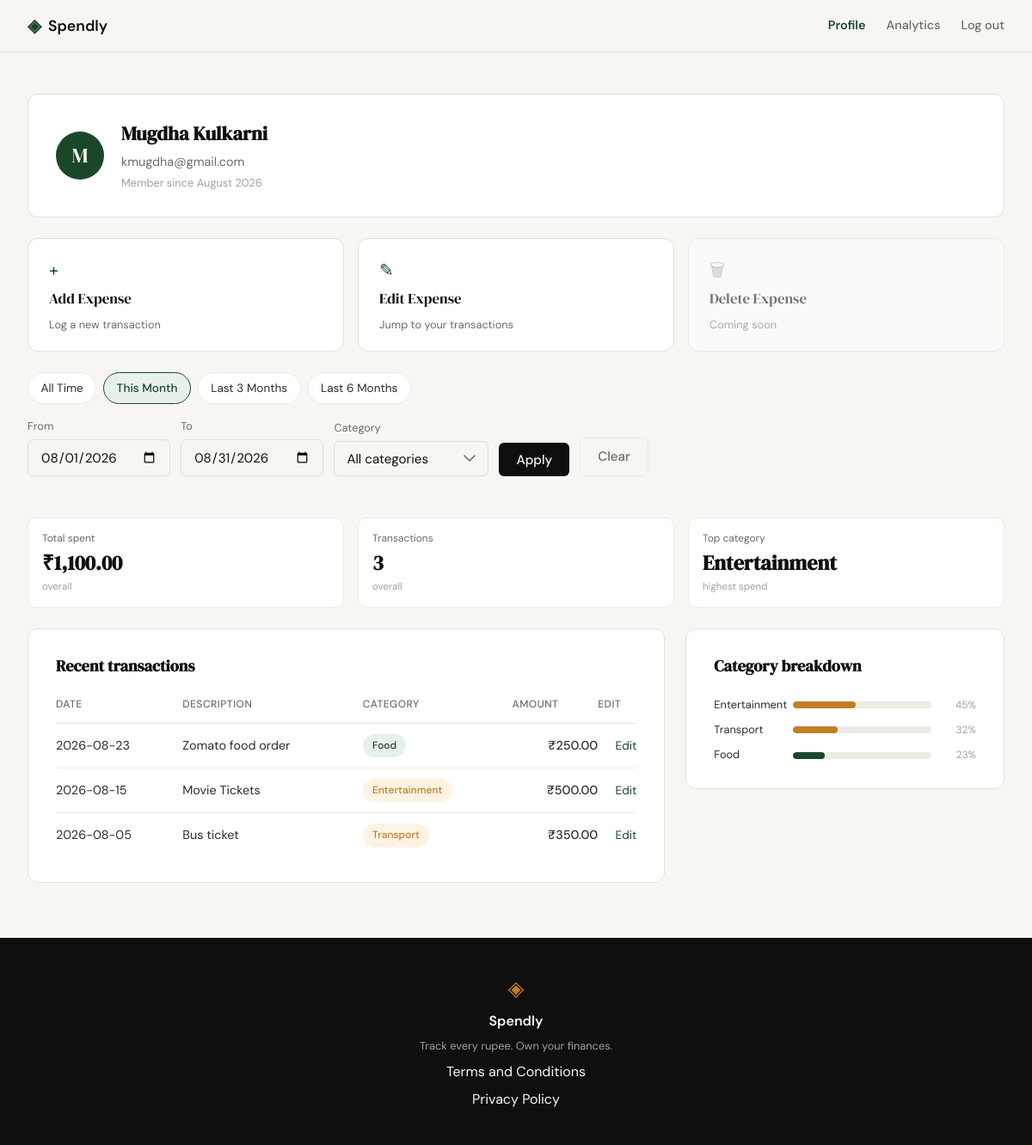
The app's page /profile?date_from=2026-08-01&date_to=2026-08-31 (signed in) with its own data.
### tables this page shows
CREATE TABLE users (
            id            INTEGER PRIMARY KEY AUTOINCREMENT,
            name          TEXT    NOT NULL,
            email         TEXT    NOT NULL UNIQUE,
            password_hash TEXT    NOT NULL,
            created_at    TEXT    DEFAULT (datetime('now'))
        );

CREATE TABLE expenses (
            id          INTEGER PRIMARY KEY AUTOINCREMENT,
            user_id     INTEGER NOT NULL REFERENCES users(id),
            amount      REAL    NOT NULL,
            category    TEXT    NOT NULL,
            date        TEXT    NOT NULL,
            description TEXT,
            created_at  TEXT    DEFAULT (datetime('now'))
        );

### app.py (the view)
@app.route("/profile")
def profile():
    if not session.get("user_id"):
        return redirect(url_for("login"))
    user_id = session["user_id"]
    if get_user_by_id(user_id) is None:
        abort(404)
    selected_category = request.args.get("category") or None
    raw_from = _parse_iso_date(request.args.get("date_from"))
    raw_to = _parse_iso_date(request.args.get("date_to"))
    if raw_from and raw_to and raw_from > raw_to:
        flash("Start date must be before end date.", "error")
        date_from = date_to = None
    else:
        date_from, date_to = raw_from, raw_to
    date_from_str = date_from.isoformat() if date_from else None
    date_to_str = date_to.isoformat() if date_to else None
    today = date.today()
    month_end = date(
        today.year, today.month, calendar.monthrange(today.year, today.month)[1]
    )
    presets = {
        "this_month": {
            "date_from": date(today.year, today.month, 1).isoformat(),
            "date_to": month_end.isoformat(),
        },
        "last_3_months": {
            "date_from": _months_ago_start(today, 3).isoformat(),
            "date_to": today.isoformat(),
        },
        "last_6_months": {
            "date_from": _months_ago_start(today, 6).isoformat(),
            "date_to": today.isoformat(),
        },
        "all_time": {"date_from": None, "date_to": None},
    }
    if date_from_str is None and date_to_str is None:
        active_preset = "all_time"
    else:
        active_preset = next(
            (
                name
                for name, r in presets.items()
                if r["date_from"] == date_from_str and r["date_to"] == date_to_str
            ),
            None,
        )
    user = queries.get_user_by_id(user_id)
    summary = queries.get_summary_stats(
        user_id,
        category=selected_category,
        date_from=date_from_str,
        date_to=date_to_str,
    )
    transactions = queries.get_recent_transactions(
        user_id,
        category=selected_category,
        date_from=date_from_str,
        date_to=date_to_str,
    )
    categories = queries.get_category_breakdown(
        user_id,
        category=selected_category,
        date_from=date_from_str,
        date_to=date_to_str,
    )
    return render_template(
        "profile.html",
        user=user,
        summary=summary,
        transactions=transactions,
        categories=categories,
        category_options=CATEGORIES,
        selected_category=selected_category or "",
        selected_date_from=date_from_str or "",
        selected_date_to=date_to_str or "",
        active_preset=active_preset,
        presets=presets,
    )

### app.py (called while the page is built)
def _parse_iso_date(value):
    if not value:
        return None
    try:
        return datetime.strptime(value, "%Y-%m-%d").date()
    except ValueError:
        return None

def _months_ago_start(today, n):
    month_index = today.month - 1 - (n - 1)
    year = today.year + month_index // 12
    month = month_index % 12 + 1
    return date(year, month, 1)

### database/db.py (called while the page is built)
def get_db():
    conn = sqlite3.connect(
        DB_PATH,
        timeout=10,
    )
    conn.row_factory = sqlite3.Row
    conn.execute("PRAGMA foreign_keys = ON")
    conn.execute("PRAGMA busy_timeout = 10000")
    return conn

def get_user_by_id(user_id):
    with get_db() as db:
        return get_db().execute(
            """
            SELECT id, name, email, password_hash, created_at
            FROM users
            WHERE id = ?
            """,
            (user_id,),
        ).fetchone()

### database/queries.py (called while the page is built)
def get_user_by_id(user_id):
    with get_db() as conn:
        row = conn.execute(
            "SELECT name, email, created_at FROM users WHERE id = ?",
            (user_id,),
        ).fetchone()
    if row is None:
        return None
    created_at = datetime.strptime(row["created_at"], "%Y-%m-%d %H:%M:%S")
    member_since = created_at.strftime("%B %Y")  # e.g. "January 2026"
    return {
        "name": row["name"],
        "email": row["email"],
        "member_since": member_since,
    }

### templates/profile.html (shortened to what this page needs)
{% extends "base.html" %}
{% block head %}
<link rel="stylesheet" href="{{ url_for('static', filename='css/profile.css') }}">
{% endblock %}
{% block content %}
<section class="profile-section">
    <div class="profile-inner">
        <div class="profile-info-card">
            <div class="profile-avatar">{{ user.name[0]|upper }}</div>
            <div class="profile-info-details">
                <h1 class="profile-name">{{ user.name }}</h1>
                <p class="profile-email">{{ user.email }}</p>
                <p class="profile-since">Member since {{ user.member_since }}</p>
            </div>
        </div>
        <div class="profile-actions">
            <a href="{{ url_for('add_expense') }}" class="action-card action-card-primary">
                <span class="action-card-icon">+</span>
                <span class="action-card-title">Add Expense</span>
                <span class="action-card-desc">Log a new transaction</span>
            </a>
            <a href="{{ url_for('profile') }}#transactions" class="action-card action-card-primary">
                <span class="action-card-icon">✎</span>
                <span class="action-card-title">Edit Expense</span>
                <span class="action-card-desc">Jump to your transactions</span>
            </a>
            <div class="action-card action-card-disabled" aria-disabled="true">
                <span class="action-card-icon">🗑</span>
                <span class="action-card-title">Delete Expense</span>
                <span class="action-card-desc">Coming soon</span>
            </div>
        </div>
        <div class="profile-date-filters">
            <div class="preset-links">
                <a href="{{ url_for('profile', category=selected_category or none) }}"
                   class="preset-link {% if active_preset == 'all_time' %}preset-link-active{% endif %}">All Time</a>
                <a href="{{ url_for('profile', category=selected_category or none, date_from=presets.this_month.date_from, date_to=presets.this_month.date_to) }}"
                   class="preset-link {% if active_preset == 'this_month' %}preset-link-active{% endif %}">This Month</a>
                <a href="{{ url_for('profile', category=selected_category or none, date_from=presets.last_3_months.date_from, date_to=presets.last_3_months.date_to) }}"
                   class="preset-link {% if active_preset == 'last_3_months' %}preset-link-active{% endif %}">Last 3 Months</a>
                <a href="{{ url_for('profile', category=selected_category or none, date_from=presets.last_6_months.date_from, date_to=presets.last_6_months.date_to) }}"
                   class="preset-link {% if active_preset == 'last_6_months' %}preset-link-active{% endif %}">Last 6 Months</a>
            </div>
            <form class="custom-range-form {% if active_preset is none and (selected_date_from or selected_date_to) %}custom-range-active{% endif %}" method="get" action="{{ url_for('profile') }}">
                <div class="custom-range-field">
                    <label for="date_from">From</label>
                    <input type="date" id="date_from" name="date_from" class="form-input" value="{{ selected_date_from }}">
                </div>
                <div class="custom-range-field">
                    <label for="date_to">To</label>
                    <input type="date" id="date_to" name="date_to" class="form-input" value="{{ selected_date_to }}">
                </div>
                <div class="custom-range-field custom-range-category">
                    <label for="category">Category</label>
                    <select id="category" name="category" class="form-input">
                        <option value="" {% if selected_category == "" %}selected{% endif %}>All categories</option>
                    </select>
                </div>
                <button type="submit" class="btn-submit custom-range-submit">Apply</button>
                <a href="{{ url_for('profile') }}" class="btn-clear">Clear</a>
            </form>
        </div>
        <div class="profile-stats">
            <div class="stat-tile">
                <div class="stat-tile-label">Total spent</div>
                <div class="stat-tile-value">₹{{ "{:,.2f}".format(summary.total_spent) }}</div>
                <div class="stat-tile-meta">overall</div>
            </div>
            <div class="stat-tile">
                <div class="stat-tile-label">Transactions</div>
                <div class="stat-tile-value">{{ summary.transaction_count }}</div>
                <div class="stat-tile-meta">overall</div>
            </div>
            <div class="stat-tile">
                <div class="stat-tile-label">Top category</div>
                <div class="stat-tile-value">{{ summary.top_category }}</div>
                <div class="stat-tile-meta">highest spend</div>
            </div>
        </div>
        <div class="profile-panels-row">
            <div class="profile-panel profile-panel-transactions" id="transactions">
                <h2 class="profile-panel-title">Recent transactions</h2>
                <table class="profile-table">
                    <thead>
                        <tr>
                            <th>Date</th>
                            <th>Description</th>
                            <th>Category</th>
                            <th class="profile-table-amount">Amount</th>
                            <th class="profile-table-actions">Edit</th>
                        </tr>
                    </thead>
                    <tbody>
                        {% for tx in transactions %}
                        <tr>
                            <td>{{ tx.date }}</td>
                            <td>{{ tx.description or "" }}</td>
                            <td><span class="category-badge category-badge-{{ tx.category|lower }}">{{ tx.category }}</span></td>
                            <td class="profile-table-amount">₹{{ "{:,.2f}".format(tx.amount) }}</td>
                            <td class="profile-table-actions"><a href="{{ url_for('edit_expense', id=tx.id) }}">Edit</a></td>
                        </tr>
                        {% endfor %}
                    </tbody>
                </table>
            </div>
            <div class="profile-panel profile-panel-breakdown">
                <h2 class="profile-panel-title">Category breakdown</h2>
                <div class="stat-bars profile-breakdown">
                    {% for cat in categories %}
                    <div class="stat-bar-row">
                        <span class="stat-bar-cat">{{ cat.name }}</span>
                        <div class="stat-bar-track">
                            <div class="stat-bar category-bar-{{ cat.name|lower }}" style="width: {{ cat.pct }}%"></div>
                        </div>
                        <span class="stat-bar-pct">{{ cat.pct }}%</span>
                    </div>
                    {% endfor %}
                </div>
            </div>
        </div>
    </div>
</section>
{% endblock %}

### static/css/profile.css (style rules this page uses)
.profile-actions { display: grid; grid-template-columns: repeat(3, 1fr); gap: 1rem; }
.action-card { display: flex; flex-direction: column; gap: 0.35rem; background: var(--paper-card); border: 1px solid var(--border); border-radius: var(--radius-md); padding: 1.25rem 1.5rem; text-decoration: none; transition: border-color 0.2s, box-shadow 0.2s; }
.action-card-icon { font-size: 1.25rem; color: var(--accent); }
.action-card-title { font-family: var(--font-display); font-size: 1.05rem; color: var(--ink); }
.action-card-desc { font-size: 0.8rem; color: var(--ink-muted); }
.action-card-disabled { opacity: 0.55; cursor: not-allowed; }
.action-card-disabled .action-card-icon { color: var(--ink-faint); }
.profile-date-filters { display: flex; flex-wrap: wrap; align-items: flex-end; gap: 1rem; margin-bottom: 1.5rem; }
.preset-links { display: flex; gap: 0.5rem; flex-wrap: wrap; }
.preset-link { padding: 0.4rem 0.9rem; border-radius: var(--radius-lg); border: 1px solid var(--border-soft); background: var(--paper-card); color: var(--ink-soft); font-size: 0.85rem; text-decoration: none; transition: background 0.2s, color 0.2s, border-color 0.2s; }
.preset-link-active { background: var(--accent-light); color: var(--accent); border-color: var(--accent); font-weight: 500; }
.custom-range-form { display: flex; align-items: flex-end; gap: 0.75rem; flex-wrap: wrap; }
.custom-range-field label { display: block; font-size: 0.8rem; color: var(--ink-muted); margin-bottom: 0.3rem; }
.custom-range-category select.form-input { cursor: pointer; appearance: none; -webkit-appearance: none; -moz-appearance: none; background-repeat: no-repeat; background-position: right 0.875rem center; padding-right: 2.5rem; min-width: 180px; }
.custom-range-category select.form-input option { background: var(--paper-card); color: var(--ink); font-family: var(--font-body); }
.custom-range-category select.form-input option:checked { background: var(--accent-light); color: var(--accent); }
.custom-range-submit { width: auto; margin-top: 0; padding: 0.6rem 1.25rem; }
.btn-clear { padding: 0.6rem 1.25rem; border-radius: var(--radius-sm); border: 1px solid var(--border-soft); background: transparent; color: var(--ink-muted); font-size: 0.95rem; font-weight: 500; text-decoration: none; transition: border-color 0.2s, color 0.2s; }

### records on screen
users: name "M", name "Mugdha Kulkarni", email "kmugdha@gmail.com"
expenses: top_category "Entertainment", date "2026-08-15", description "Movie Tickets", category "Entertainment", amount "500.00"
expenses: date "2026-08-23", description "Zomato food order", category "Food", amount "250.00"
expenses: date "2026-08-05", description "Bus ticket", category "Transport", amount "350.00"

### other values on screen
{{ user.member_since }} "August 2026"
{{ "{:,.2f}".format(summary.total_spent) }} "1,100.00"
{{ summary.transaction_count }} "3"
{{ cat.name }} "Entertainment" "Transport" "Food"
{{ cat.pct }} "45" "32" "23"
